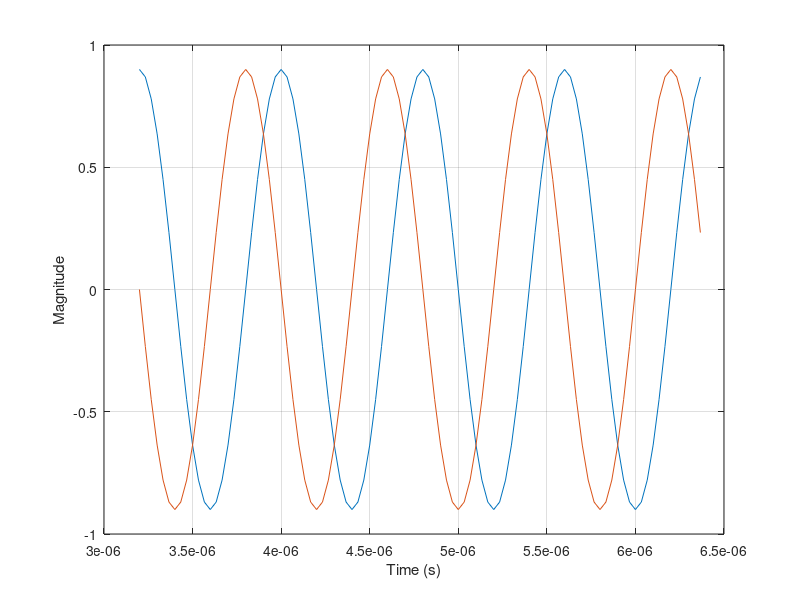

MATLAB code for this plot: (Note: this script raises an error after producing the figure.)
function complex_signal_generator()
% ORDER OF OPERATIONS: 
%   1. Open this file and press run to create or update the .csv file
%   2. WAIT FOR THE FILE TO GENERATE - ITS BIG AND TAKES SOME TIME!!!

% function to generate a compmlex sine signal

% importnat note: Number   of   samples   per  buffer  to  use  in  the
%   asynchronous stream.  Must be divisible by  1024 and >= 1024

% clear; clc;

% Our samples must be generated at the samplerate we plan to run the device at
fs = 30e6;

% Generate 10 seconds worth of samples. Bear in mind that when using the 
% binary SC16 Q11 format, 1 sample consumes 4 bytes of memory/disk space.  
% This quickly adds up - 10 seconds @ 2 Msps yields ~ 76.3 MiB. Be careful
% when using higher sample rates!
seconds = 160e-4;
% n = number of samples, fs = sample rate
n = seconds * fs;

% 1.25 MHz, in radians (ω = F_Hz * 2π)
f_hz = 1.25e6;
f_rad = f_hz * 2 * pi;

% Phase shift, phi or φ, in radians from degrees (φ = °/180 * π)
deg1 = 0;
phi1 = (deg1/180) * pi;
deg2 = 90;
phi2 = (deg2/180) * pi;

% Generate a vector "t" which represents time, in units of samples.
% This starts at t=0, and creates n samples in steps of 1/SAMPLE_RATE
t = 0 : (1/fs) : (seconds - 1/fs);

% Create a sinusoid (signal = e^(jωt) ) with a magnitude of 0.90
% Shift signal by specified angle (shift = e^(jφ))
signal1 = 0.90 * exp(1j * phi1) * exp(1j * f_rad * t);
signal2 = 0.90 * exp(1j * phi2) * exp(1j * f_rad * t);

% Plot the FFT of our signal as a quick sanity check.
% The NUM_SAMPLES denominator is just to normalize this for display purposes.
t_plot = 4/f_hz: 1/fs : (8/f_hz - 1/fs);
plot(t_plot, signal1(1:96));
hold on;
grid on;
plot(t_plot, signal2(1:96));
xlabel('Time (s)');
ylabel('Magnitude');

% f = linspace(-0.5 * fs, 0.5 * fs, length(signal1));
% plot(f, 20*log10(abs(fftshift(fft(signal1)))/n));
% grid on;
% hold on;
% plot(f, 20*log10(abs(fftshift(fft(signal2)))/n));
% xlabel('Frequency (Hz)');
% ylabel('Power (dB)');
% title('Signals');

% Save the signal to a file
tx1_filename = 'zero_element1.csv';
tx2_filename = 'zero_element2.csv';
combined_filename = 'leader_zero.csv';

save_csv(tx1_filename, signal1); 
save_csv(tx2_filename, signal2);

tx1_table = readtable(tx1_filename);
tx2_table = readtable(tx2_filename);
tx2_table = renamevars(tx2_table,["Var1","Var2"],["Var3","Var4"]);
combined_table = [tx1_table tx2_table];
writetable(combined_table, combined_filename, 'Delimiter',',','WriteVariableNames',0);

delete zero_element1.csv;
delete zero_element2.csv;
    

end
